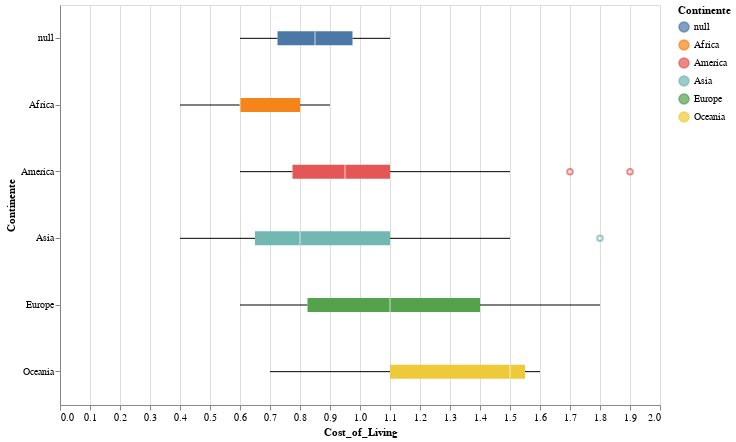

The notebook cell saved with this chart:
### Code cell
alt.Chart(out_cost).mark_boxplot().encode(
    x='Cost_of_Living',
    y='Continente',
    color = 'Continente',
    tooltip=['Country', 'Cost_of_Living']
).interactive().properties(
    width=600,
    height=400
)

### Figure 1 — Vega-Lite specification as saved in the notebook (floating-point values rounded to 4 significant figures; data arrays with more than 128 entries replaced by an {"elided": "..."} marker saying what was removed)
{"config": {"view": {"continuousWidth": 400, "continuousHeight": 300}}, "data": {"name": "data-5209c4ed861565dc0c0d7cab207aee12"}, "mark": "boxplot", "encoding": {"color": {"type": "nominal", "field": "Continente"}, "tooltip": [{"type": "nominal", "field": "Country"}, {"type": "quantitative", "field": "Cost_of_Living"}], "x": {"type": "quantitative", "field": "Cost_of_Living"}, "y": {"type": "nominal", "field": "Continente"}}, "height": 400, "selection": {"selector002": {"type": "interval", "bind": "scales", "encodings": ["x", "y"]}}, "width": 600, "$schema": "https://vega.github.io/schema/vega-lite/v4.8.1.json", "datasets": {"data-5209c4ed861565dc0c0d7cab207aee12": {"elided": "140 records"}}}
